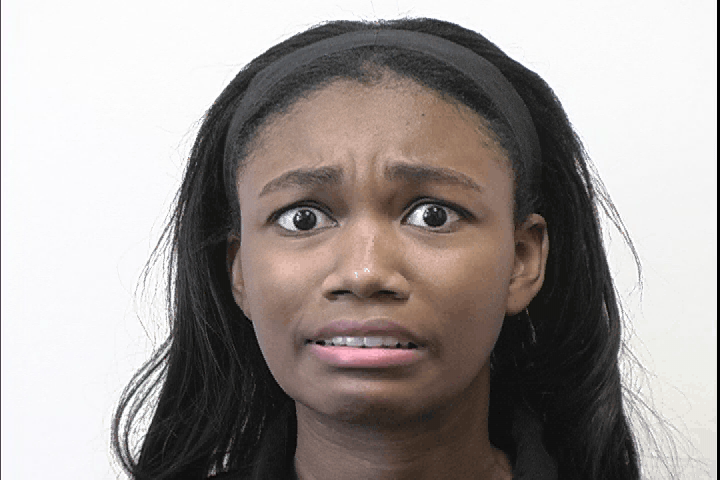
#> input picture data/raw_emotion/afraid/01_004_00000056.png, 720 x 480 px; its folder holds only this picture in this run
$ python train_emotion_classifier.py
#> lines starting #> are read from the running program, lines starting #| are printed output that depends on the picture
import cv2
import glob
import numpy as np
import random

fisher_face = cv2.face.FisherFaceRecognizer_create()

def get_files(emotion, training_set_size):
    files = glob.glob("../data/emotion/%s/*" % emotion)
    random.shuffle(files)
    training = files[:int(len(files) * training_set_size)]
    prediction = files[-int(len(files) * (1 - training_set_size)):]
    return training, prediction

def make_sets():
    training_data = []
    training_labels = []
    prediction_data = []
    prediction_labels = []
    for emotion in emotions:
        training, prediction = get_files(emotion, 0.8)

        for item in training:
            image = cv2.imread(item, 0)
            training_data.append(image)
            training_labels.append(emotions.index(emotion))

        for item in prediction:
            item = cv2.imread(item, 0)
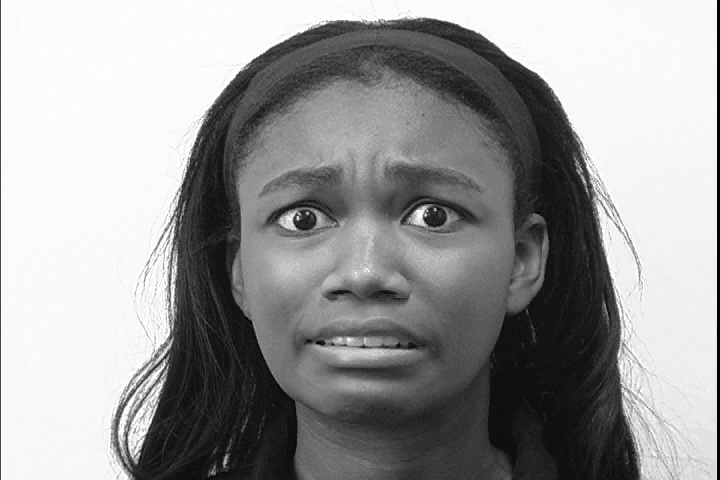
#> item: shape (480, 720); min 0, max 255, mean 153.7
#> (the run stopped early here; a loop or call above may not have finished)

$ run again, on data/raw_emotion/afraid/06_004_00000038.png
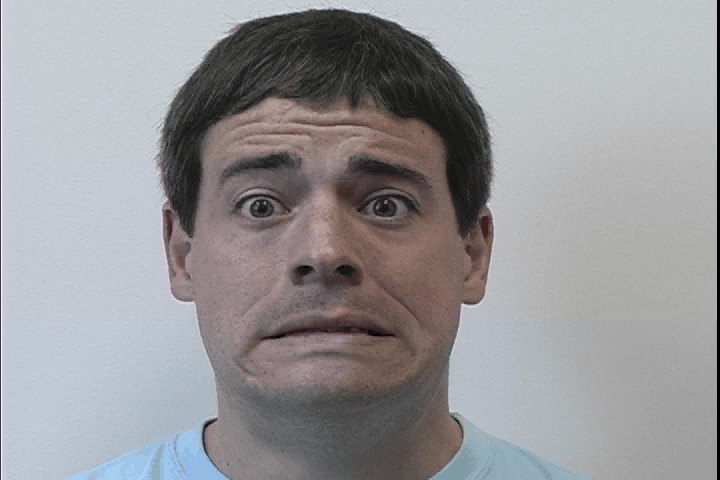
#> input picture data/raw_emotion/afraid/06_004_00000038.png, 720 x 480 px
#> in make_sets, `item = cv2.imread(item, 0)`:
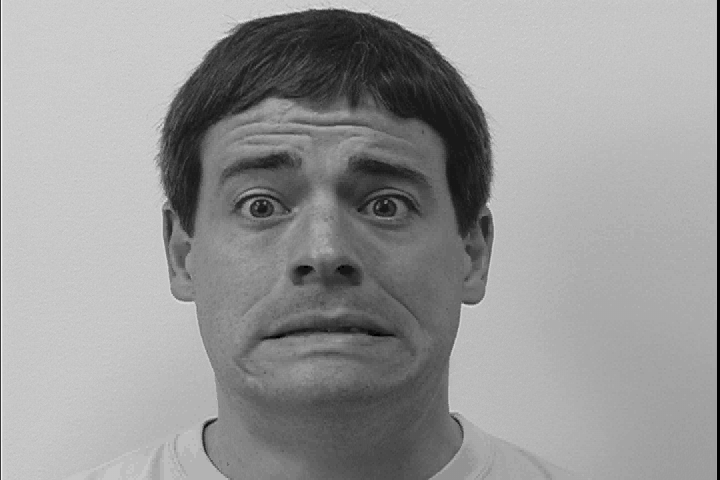
#> item: shape (480, 720); min 0, max 248, mean 151.2
